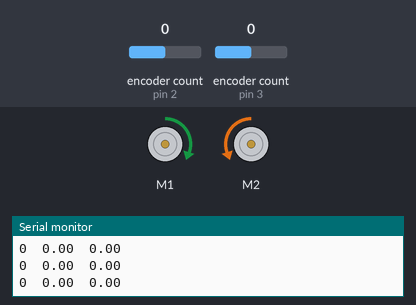
Bench run of a sketch on a simulated Arduino Uno, built with avr-gcc and run on an emulated ATmega328P. Parts: 2 × DC motor (green arrow = forward, orange = backward, longer = faster), the last lines printed to the serial monitor. Inputs (shaded band) come from the test bench; at power-on: encoder count (sensors on pin 2, pin 3) 0.

Above: at 1.2 s.
1.3 s: encoder count (sensor on pin 2) set to 1
At 1.57 s:
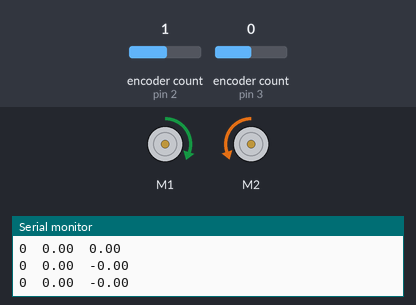
4.3 s: encoder count (sensor on pin 3) set to -1
7.3 s: encoder count (sensor on pin 2) set to 5
10.3 s: encoder count (sensor on pin 2) set to 9
At 11.72 s:
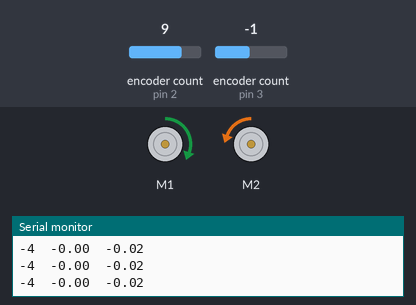
13.3 s: encoder count (sensor on pin 2) set to 13
At 15.8 s:
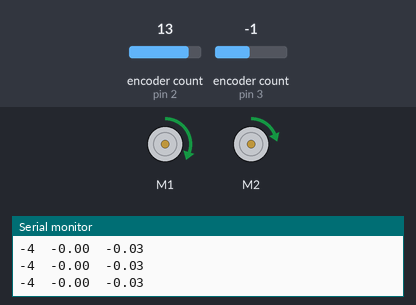
16.3 s: encoder count (sensor on pin 3) set to -2
At 19.21 s:
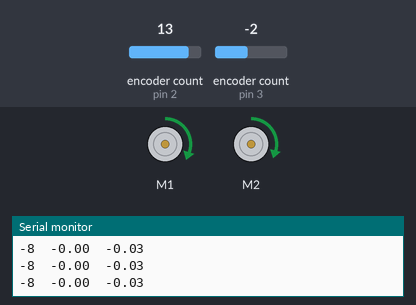
Timing chart, 0 to 22.6 s (numbered marks = the images above; inputs shaded):
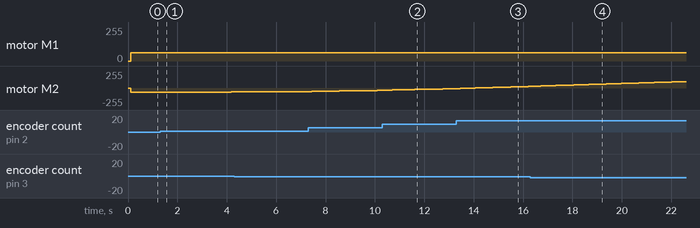

Measured:
- after the input at 1.3 s, motor M2: backward 63/255 → backward 62/255 after 0.13 s, → backward 61/255 0.31 s later, → backward 60/255 1.6 s later, → backward 59/255 0.82 s later

The sketch:

toTheLeftOneHopThisTime.ino
```cpp
#include <DualMC33926MotorShield.h>
#include <Encoder.h>

double pie = 3.14159;
bool flag;
const int motor_counts = 3200;
const double r = 3.0; //radius of the wheel in inches

double kp = 0.40;
double ki = 0.3;

Encoder encoderM1(3, 6);
Encoder encoderM2(2, 5);
DualMC33926MotorShield md;


int M1_CLK_STATE = 0;
int M1_DT_STATE = 0;
int M2_CLK_STATE = 0;
int M2_DT_STATE = 0;


double wheelThetaStart1;
double wheelThetaStart2;
double wheelDistStart1;
double wheelDistStart2;
double deg = -180;
double diameter = .9; // feet
double distance = 3.141 * diameter * deg / 360;


double enc1_double;
double enc2_double;
double enc2_OUT;

unsigned long currentTime, previousTime;
double elapsedTime;
double error;
double lastError;
double input, output, setPoint;
double totalError, rateError;


void setup() {
  Serial.begin(115200);
  md.init();
  setPoint = 0;
}


void loop() {

  long enc1 = encoderM1.read();
  double wheelTheta1 = (2.0 * pie * (double)enc1) / (double)motor_counts;
  double wheelDistance1 = (wheelTheta1 * r) / 12;


  long enc2 = encoderM2.read() * -1;
  setPoint = (double)enc1;
  input = (double)enc2;
  output = computePI(input);
  delay(100);
  double wheelTheta2 = (2.0 * pie * (double)enc2) / (double)motor_counts;
  double wheelDistance2 = (wheelTheta2 * r) / 12;

  if ((wheelDistance1 > distance) && (wheelDistance2 > distance)) {
    if (deg <= 0) {
      md.setM1Speed(100);
      md.setM2Speed(-100 + output);
      Serial.print(enc1);
      Serial.print("\t");
      Serial.print(wheelDistance1);
      Serial.print("\t");
      Serial.println(wheelDistance2);
    }
  }
  else if (wheelDistance1 < distance) {
    if (deg <= 0) {
      md.setM1Speed(0);
      md.setM2Speed(0);
    }
  }
  if (wheelDistance1 < distance) {
    if (deg > 0) {
      md.setM1Speed(-100);
      md.setM2Speed(-100 + output);
      Serial.print(enc1);
      Serial.print("\t");
      Serial.print(wheelDistance1);
      Serial.print("\t");
      Serial.println(distance);
    }
  }
  else if (wheelDistance1 > distance) {
    if (deg > 0) {
      md.setM1Speed(0);
      md.setM2Speed(0);
    }
  }


//  else if ((wheelDistance1 == (distance + 0.3)) || (wheelDistance1 == (distance - 0.3))) {
//    md.setM1Speed(0);
//    md.setM2Speed(0);
//  }
}


//    if(deg < 0){
//    md.setM1Speed(-100);
//    md.setM2Speed(-100 + output);
//    Serial.print(enc1);
//    Serial.print("\t");
//    Serial.print(wheelDistance1);
//    Serial.print("\t");
//    Serial.println(wheelDistance2);
//    }


//  else if((wheelDistance1 < distance)&&(wheelDistance2 < distance)){
//    md.setM1Speed(100);
//    md.setM2Speed(100 + output);
//    Serial.print(enc1);
//    Serial.print("\t");
//    Serial.print(wheelDistance1);
//    Serial.print("\t");
//    Serial.println(wheelDistance2);
//  }


double computePI(double input) {
  currentTime = millis();
  elapsedTime = (double)(currentTime - previousTime) / 1000;
  error = (-setPoint) - input;
  totalError += error * elapsedTime;
  double out = kp * error + ki * totalError;
  //  Serial.print("error:");
  //  Serial.print(error);
  //    Serial.print("\t");
  //  Serial.print(totalError);
  //    Serial.print("\t");
  //    Serial.println(out);

  lastError = error;
  previousTime = currentTime;
  return out;
}
```
